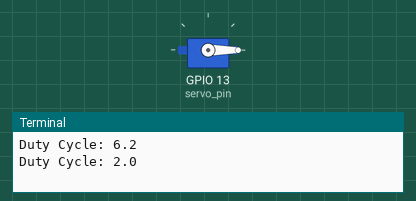
Bench run of a program on a simulated Raspberry Pi (BCM pin numbers). On the bench: servo, the last lines printed to the terminal. The clock reads 2024-03-15 10:24:30 at power-on unless the program sets it; the camera gives no picture and a still takes 0.5 s; servo angles are drawn from the pulse width (0.5 ms = 0°, 2.5 ms = 180°).

Above: at 2.05 s.
At 6.85 s:
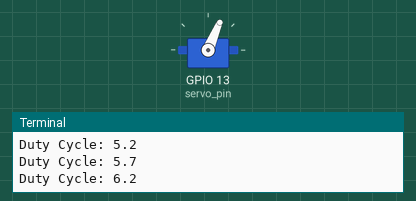
At 11.75 s:
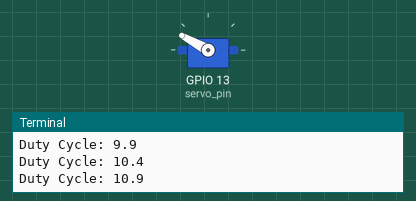
At 21.55 s:
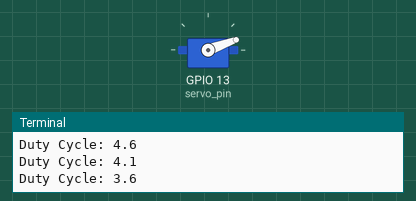
Timing chart, 0 to 29.4 s (numbered marks = the images above):
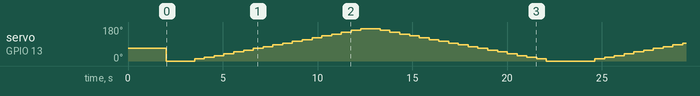

The program:

rpi_servo_cam.py
```python
# Raspberry Pi + MG90S + PiCamera
# rotating the picamera view using MG90S
# using PWM control of GPIO pin 13
#
from picamera import PiCamera
import RPi.GPIO as GPIO
import numpy as np
import time,os

#####################################
# setup picamera for monitoring
#####################################
#
camera = PiCamera() # start picamera

# camera presets
camera.resolution = (1920,1080)
camera.vflip = True
camera.hflip = True
camera.iso = 100
time.sleep(2)
camera.shutter_speed = camera.exposure_speed
camera.exposure_mode = 'off'
g = camera.awb_gains
camera.awb_mode = 'off'
camera.awb_gains = g
camera.framerate = 30

#####################################
# setup the GPIO pin for the servo
#####################################

servo_pin = 13
GPIO.setmode(GPIO.BCM)
GPIO.setup(servo_pin,GPIO.OUT)
pwm = GPIO.PWM(servo_pin,50) # 50 Hz (20 ms PWM period)

# mapping duty cycle to angle
pwm_range = np.linspace(2.0,12.0)
pwm_span = pwm_range[-1]-pwm_range[0]
ang_range = np.linspace(0.0,180.0)
ang_span = ang_range[-1]-ang_range[0]
def angle_to_duty(ang):
    # rounding to approx 0.01 - the max resolution
    # (based on 10-bits, 2%-12% PWM period)
    print('Duty Cycle: '+str(round((((ang - ang_range[0])/ang_span)*pwm_span)+pwm_range[0],1)))
    return round((((ang - ang_range[0])/ang_span)*pwm_span)+pwm_range[0],1)

# optimizing the delay to reduce jitter
def cust_delay(ang,prev_ang):
    # minimum delay using max speed 0.1s/60 deg
    return (10.0/6.0)*(abs(ang-prev_ang))/1000.0

def change_to_angle(prev_ang,curr_ang):
    pwm.ChangeDutyCycle(angle_to_duty(curr_ang))
    camera.wait_recording(cust_delay(curr_ang,prev_ang))
    pwm.ChangeDutyCycle(0) # reduces jitter
    return

prev_ang = 75 # angle to start
pwm.start(angle_to_duty(prev_ang)) # start servo at 0 degrees

cycles = np.linspace(0.0,180.0,20) # duty cycles vector
cycles = np.append(np.append(0.0,cycles),np.linspace(180.0,0.0,20)) # reverse duty cycles

#####################################
# continual scan 0 -> 180 -> 0 [degrees]
# + recording video to a file
#####################################
#
t0 = time.localtime()
vid_name = '{0}_{1}_{2}_{3}_{4}'.format(t0.tm_year,t0.tm_yday,t0.tm_hour,t0.tm_min,t0.tm_sec)
lib_folder = './picamera_videos/'
if os.path.isdir(lib_folder)==False:
    os.mkdir(lib_folder)

camera.start_preview()
camera.start_recording(lib_folder+vid_name+'.h264')
while True:
    try:
        for ii in range(0,len(cycles)):
            change_to_angle(cycles[ii-1],cycles[ii])
            camera.wait_recording(0.5)

    except KeyboardInterrupt:
        camera.stop_preview()
        camera.stop_recording()
        break # if CTRL+C is pressed

#####################################
# cleanup RPi, camera, and servo pin
#####################################
#
pwm.ChangeDutyCycle(0) # this prevents jitter
pwm.stop() # stops the pwm on 13
GPIO.cleanup() # good practice when finished using a pin
```
